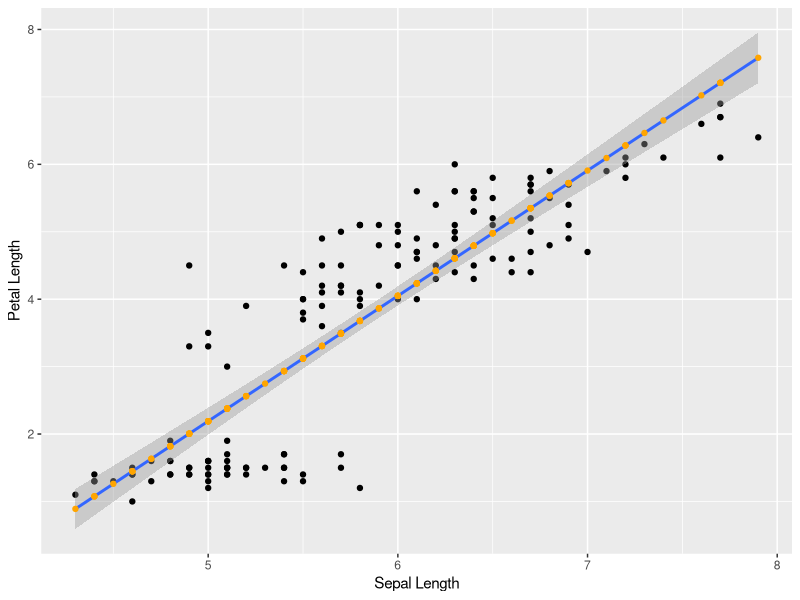
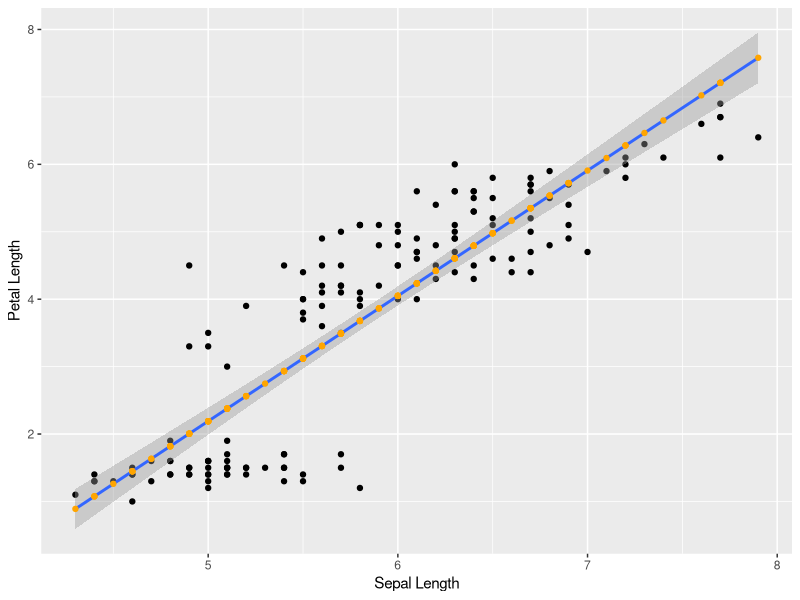

Write the R code that produced these figures, in order.
# Isabella Fischer

library(tidyverse)
library(ggplot2)

lm_result = lm(Petal.Length~Sepal.Length, data=iris)
xatual = pull(iris, Sepal.Length)

ggplot(data=iris, aes(x=Sepal.Length, y=Petal.Length)) +
    geom_point() + 
    geom_smooth(method = lm, se=TRUE) +
    geom_point(aes(x = xatual, y=lm_result$fitted.values), colour="orange")+
    xlab("Sepal Length") + ylab("Petal Length")

ggsave("4.png")



